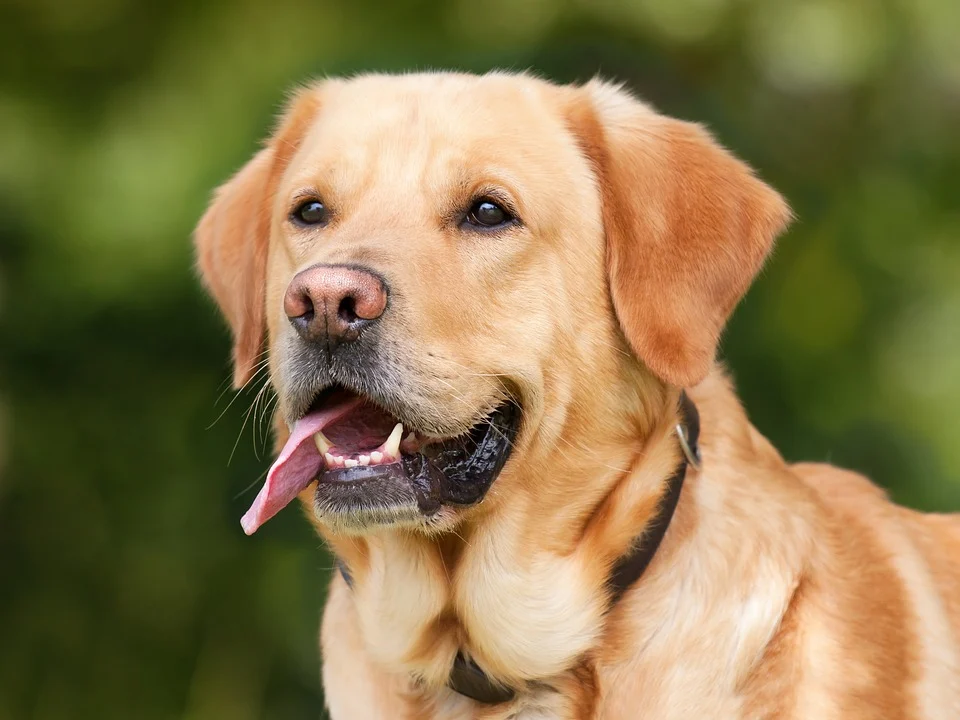
#> input picture 06_CV_영상처리실습자료/cv_images/dog.jpg, 960 x 720 px
$ jupyter execute --allow-errors '23_이미지연산.ipynb'
#> lines starting #> are read from the running program, lines starting #| are printed output that depends on the picture
# 이미지 연산

## 1. 두 영상 합성

[cell 1]
from IPython.core.pylabtools import figsize
import cv2
import numpy as np
import matplotlib.pylab as plt

# 이미지 읽기
img1 = cv2.imread('../cv_images/dog.jpg')
#> img1 is the input picture: shape (720, 960, 3); mean B, G, R 76.3, 119.8, 136.4
img2 = cv2.imread('../cv_images/cat.jpg')
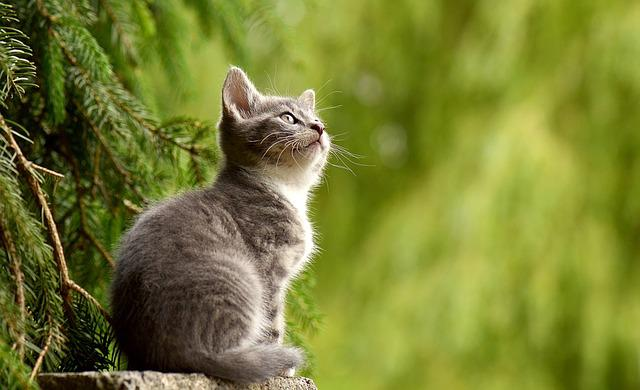
#> input picture 06_CV_영상처리실습자료/cv_images/cat.jpg, 640 x 390 px
#> img2 is the input picture: shape (390, 640, 3); mean B, G, R 50.4, 126.1, 119.4

# img1의 크기를 img2와 동일하게 조정; (전제: 크기가 같아야 이미지 연산이 가능함)
img1_resized = cv2.resize(img1, (img2.shape[1], img2.shape[0]))
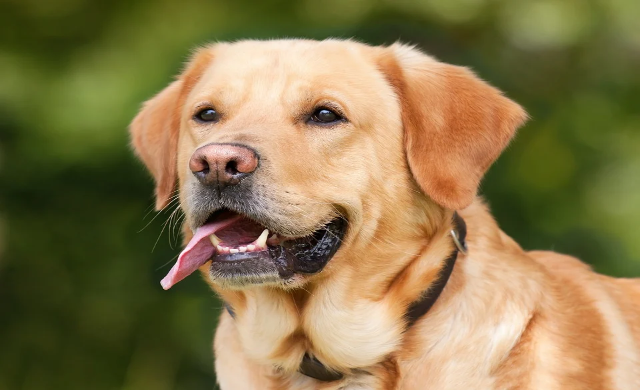
#> img1_resized: shape (390, 640, 3); mean B, G, R 76.2, 119.7, 136.3

# 이미지 더하기
img3 = img1_resized + img2  # 더하기 연산 => 자릿수 오버플로우 에러 (0 ~ 255)
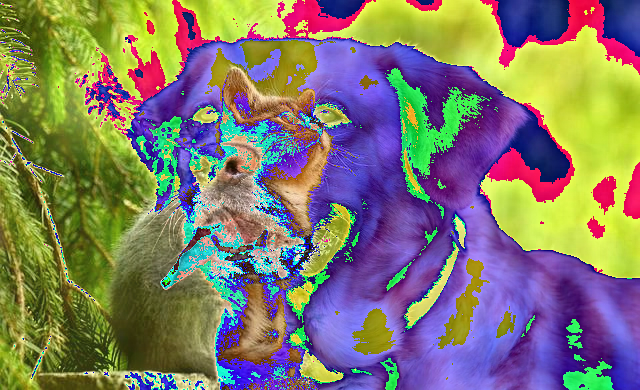
#> img3: shape (390, 640, 3); mean B, G, R 107.5, 121.6, 128.2
img4 = cv2.add(img1_resized, img2)  # OpenCV 함수 => 정상적으로 합성됨.
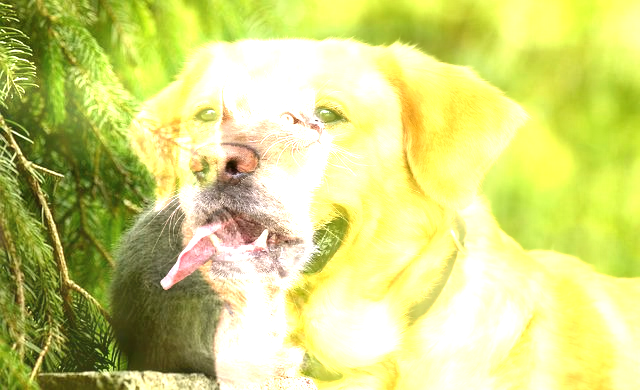
#> img4: shape (390, 640, 3); mean B, G, R 123.3, 214.1, 209.3

# 딕셔너리로 저장
imgs = {'img1': img1_resized, 'img2': img2, 'img1+img2': img3, 'cv.add(img1, img2)': img4}

# 이미지 출력
#> (the rest of this cell did not finish here and is left out)
